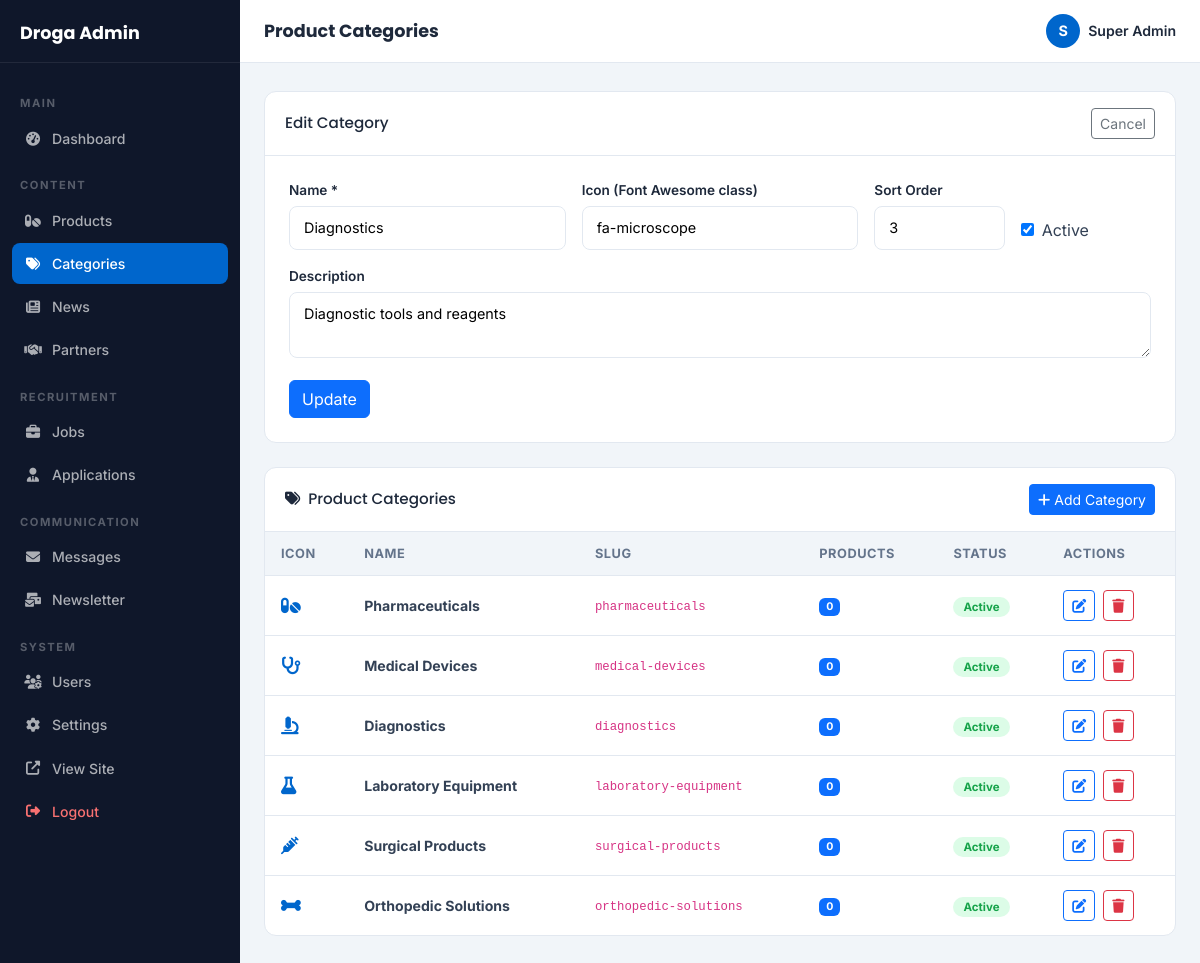
The page /admin/categories.php?action=edit&id=3 (signed in) on the database its author committed.
### tables this page shows
CREATE TABLE IF NOT EXISTS product_categories (
    id INT AUTO_INCREMENT PRIMARY KEY,
    name VARCHAR(100) NOT NULL,
    slug VARCHAR(120) UNIQUE NOT NULL,
    description TEXT,
    icon VARCHAR(100),
    image VARCHAR(255),
    sort_order INT DEFAULT 0,
    is_active TINYINT(1) DEFAULT 1,
    created_at TIMESTAMP DEFAULT CURRENT_TIMESTAMP
);

### admin/categories.php (the view, shortened to what this page needs)
<?php
$db = getDB();
$action = $_GET['action'] ?? '';
$id     = (int)($_GET['id'] ?? 0);
$edit = null;
if ($action === 'edit' && $id) {
    $r = $db->query("SELECT * FROM product_categories WHERE id=$id");
    $edit = $r ? $r->fetch_assoc() : null;
}
$cats = $db->query("SELECT c.*,(SELECT COUNT(*) FROM products WHERE category_id=c.id) as prod_count FROM product_categories c ORDER BY c.sort_order,c.name")->fetch_all(MYSQLI_ASSOC);
require_once 'includes/admin_header.php';
?>
<?php if ($edit || $action==='add'): ?>
<div class="admin-card mb-4">
  <div class="admin-card-header">
    <h5><?= $edit ? 'Edit Category' : 'Add Category' ?></h5>
    <a href="categories.php" class="btn btn-sm btn-outline-secondary">Cancel</a>
  </div>
  <div class="admin-card-body p-4">
    <form method="POST">
      <div class="row g-3">
        <div class="col-md-4"><label class="form-label-admin">Name *</label><input type="text" name="name" class="form-control-admin" value="<?= htmlspecialchars($edit['name']??'') ?>" required></div>
        <div class="col-md-4"><label class="form-label-admin">Icon (Font Awesome class)</label><input type="text" name="icon" class="form-control-admin" value="<?= htmlspecialchars($edit['icon']??'') ?>" placeholder="fa-pills"></div>
        <div class="col-md-2"><label class="form-label-admin">Sort Order</label><input type="number" name="sort_order" class="form-control-admin" value="<?= $edit['sort_order']??0 ?>"></div>
        <div class="col-md-2 d-flex align-items-end pb-2"><label class="d-flex align-items-center gap-2"><input type="checkbox" name="is_active" <?= ($edit['is_active']??1)?'checked':'' ?>> Active</label></div>
        <div class="col-12"><label class="form-label-admin">Description</label><textarea name="description" class="form-control-admin" rows="2"><?= htmlspecialchars($edit['description']??'') ?></textarea></div>
        <div class="col-12"><button type="submit" class="btn btn-primary"><?= $edit?'Update':'Add Category' ?></button></div>
      </div>
    </form>
  </div>
</div>
<?php endif; ?>
<div class="admin-card">
  <div class="admin-card-header">
    <h5><i class="fas fa-tags me-2"></i>Product Categories</h5>
    <a href="categories.php?action=add" class="btn btn-sm btn-primary"><i class="fas fa-plus me-1"></i>Add Category</a>
  </div>
  <div class="table-responsive">
    <table class="admin-table">
      <thead><tr><th>Icon</th><th>Name</th><th>Slug</th><th>Products</th><th>Status</th><th>Actions</th></tr></thead>
      <tbody>
        <?php foreach($cats as $c): ?>
        <tr>
          <td><i class="fas <?= htmlspecialchars($c['icon']??'fa-tag') ?> fa-lg" style="color:#0066CC"></i></td>
          <td><strong><?= htmlspecialchars($c['name']) ?></strong></td>
          <td><code><?= htmlspecialchars($c['slug']) ?></code></td>
          <td><span class="badge bg-primary"><?= $c['prod_count'] ?></span></td>
          <td><span class="status-badge <?= $c['is_active']?'status-new':'status-rejected' ?>"><?= $c['is_active']?'Active':'Inactive' ?></span></td>
          <td>
            <a href="categories.php?action=edit&id=<?= $c['id'] ?>" class="btn btn-sm btn-outline-primary me-1"><i class="fas fa-edit"></i></a>
            <button onclick="confirmDelete('categories.php?action=delete&id=<?= $c['id'] ?>','Delete category? Products will be uncategorized.')" class="btn btn-sm btn-outline-danger"><i class="fas fa-trash"></i></button>
          </td>
        </tr>
        <?php endforeach; ?>
      </tbody>
    </table>
  </div>
</div>
<?php require_once 'includes/admin_footer.php'; ?>

### assets/css/admin.css (style rules this page uses)
:root { --primary: #0066CC; --primary-dark: #0052a3; --bg: #F1F5F9; --white: #fff; --dark: #1E293B; --text: #334155; --muted: #64748B; --border: #E2E8F0; --sidebar-w: 240px; --font-body: 'Inter', sans-serif; --font-heading: 'Poppins', sans-serif; }
*, *::before, *::after { box-sizing: border-box; margin: 0; padding: 0; }
body.admin-body { font-family: var(--font-body); background: var(--bg); color: var(--text); display: flex; min-height: 100vh; }
.admin-card { background: var(--white); border-radius: 12px; border: 1px solid var(--border); overflow: hidden; }
.admin-card-header { padding: 16px 20px; border-bottom: 1px solid var(--border); display: flex; align-items: center; justify-content: space-between; }
.admin-card-header h5 { font-family: var(--font-heading); font-size: 0.95rem; color: var(--dark); margin: 0; }
.admin-card-body { padding: 8px 0; }
.status-badge { padding: 3px 10px; border-radius: 50px; font-size: 0.72rem; font-weight: 700; }
.status-new { background: #DCFCE7; color: #16A34A; }
.form-control-admin { width: 100%; padding: 10px 14px; border: 1.5px solid var(--border); border-radius: 8px; font-size: 0.9rem; font-family: var(--font-body); transition: all 0.2s; outline: none; }
.form-label-admin { font-size: 0.85rem; font-weight: 600; color: var(--dark); margin-bottom: 6px; display: block; }
.admin-table { width: 100%; border-collapse: collapse; }
.admin-table th { background: var(--bg); padding: 12px 16px; font-size: 0.8rem; font-weight: 700; color: var(--muted); text-transform: uppercase; letter-spacing: 0.5px; text-align: left; border-bottom: 1px solid var(--border); }
.admin-table td { padding: 14px 16px; font-size: 0.88rem; border-bottom: 1px solid var(--border); vertical-align: middle; }
.admin-table tr:last-child td { border-bottom: none; }

### rows shown on the page
product_categories: name "Diagnostics", icon "fa-microscope", sort_order "3", is_active "☑", description "Diagnostic tools and reagents", slug "diagnostics", prod_count "0", shows "Active"
product_categories: name "Pharmaceuticals", slug "pharmaceuticals", prod_count "0", is_active "Active"
product_categories: name "Medical Devices", slug "medical-devices", prod_count "0", is_active "Active"
product_categories: name "Laboratory Equipment", slug "laboratory-equipment", prod_count "0", is_active "Active"
product_categories: name "Surgical Products", slug "surgical-products", prod_count "0", is_active "Active"
product_categories: name "Orthopedic Solutions", slug "orthopedic-solutions", prod_count "0", is_active "Active"

### other values the page prints
$pageTitle "Product Categories"
substr($_SESSION['admin_name']??'A',0,1) "S"
$_SESSION['admin_name'] "Super Admin"
